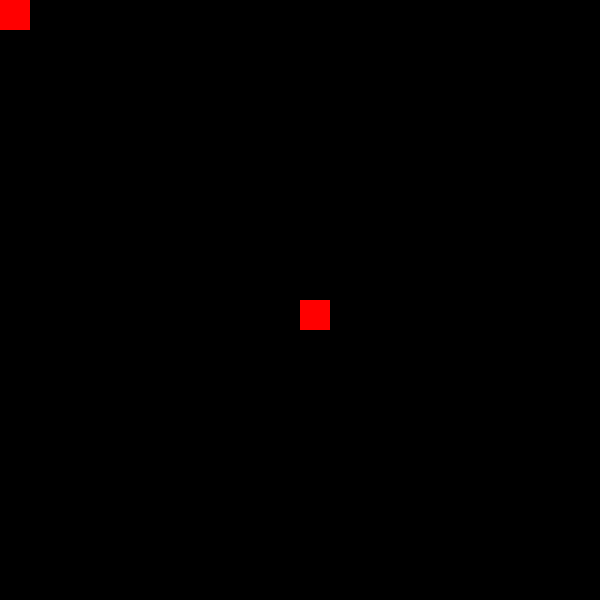
Frame 1 (no input)
Frame 60 (the mouse pressed at the canvas centre just before this capture): identical to frame 1, image omitted
Frame 120 (the mouse held since frame 60 and released just before this capture): identical to frame 1, image omitted

The Processing sketch that drew this single still picture (run headless with seeded random() and noise(); from frame 60 on, the mouse is pressed at the canvas centre):

// Processing sketch: processing_78676
// ── processing_78676.pde

int youX;
int youY;
int partX=300;
int partY=300;

void setup()
{
  size(600, 600);
  noStroke();
}

void draw()
{
  background(0);
  //player rect
  fill(255, 0, 0);
  rect(youX, youY, 30, 30);
  //your crush's shyness
  fill(255, 0, 0);
  if (abs(partY-youY)<100)
  {
    fill(255, 0, 0, abs(partX-youX));
  }
  if (abs(partX-youX)<100)
  {
    fill(255, 0, 0, abs(partY-youY));
  }
  //your crush
  rect(partX, partY, 30, 30);

  //player control
  if (key=='s')
  {
    youY+=6;
  }
  if (key=='w')
  {
    youY-=6;
  }
  if (key=='a')
  {
    youX-=6;
  }
  if (key=='d')
  {
    youX+=6;
  }
  print(key);
}

void keyReleased()
{
  //resets keys so that it stops when key is released
  key=' ';
}
